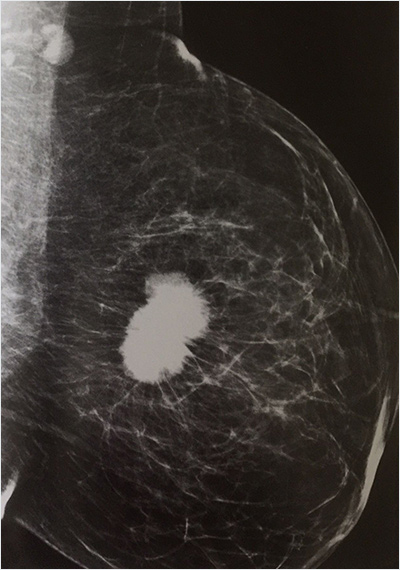
#> input picture object_detect/mamo.jpg, 400 x 570 px
$ jupyter execute selective_detect.ipynb
#> lines starting #> are read from the running program, lines starting #| are printed output that depends on the picture
[cell 1]
import cv2
import numpy as np
import matplotlib.pyplot as plt


image = cv2.imread("mamo.jpg")
#> image is the input picture: shape (570, 400, 3); mean B, G, R 50, 53.7, 58.8
image = cv2.cvtColor(image, cv2.COLOR_BGR2RGB)

[cell 2]
plt.imshow(image)

[cell 3]
SelectiveSearch = cv2.ximgproc.segmentation.createSelectiveSearchSegmentation()
image_copy = image.copy()
SelectiveSearch.setBaseImage(image_copy)
SelectiveSearch.switchToSelectiveSearchFast()
rects = SelectiveSearch.process()
for i, rect in enumerate(rects):
    if i < 100:
        x, y, w, h = rect
        cv2.rectangle(image_copy, (x, y), (x+w, y+h), (0, 255, 0), 2)
    else:
        break
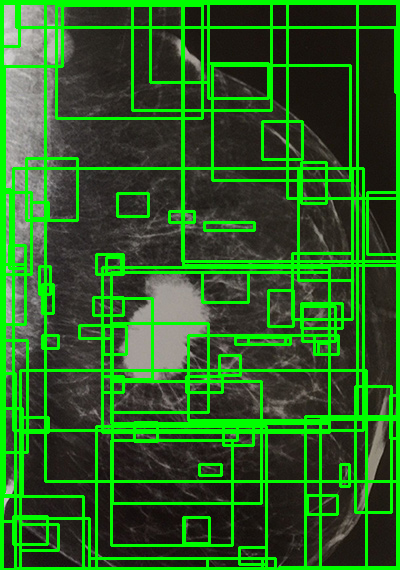
#> image_copy: shape (570, 400, 3); mean R, G, B 43.1, 99.1, 36.2
plt.imshow(image_copy)

[cell 4]
def selective_search(image):
    SelectiveSearch = cv2.ximgproc.segmentation.createSelectiveSearchSegmentation()
    SelectiveSearch.setBaseImage(image)
    SelectiveSearch.switchToSelectiveSearchFast()
    rects = SelectiveSearch.process()
#> rects = 916 rows, first 6: [0, 496, 83, 74], [0, 0, 397, 569], [372, 452, 11, 36], [2, 367, 14, 35], [398, 273, 1, 136], [352, 2, 46, 269]
    return rects[:100]

[cell 5]
rects = selective_search(image)
#> rects = 100 rows, first 6: [0, 496, 83, 74], [0, 0, 397, 569], [372, 452, 11, 36], [2, 367, 14, 35], [398, 273, 1, 136], [352, 2, 46, 269]
